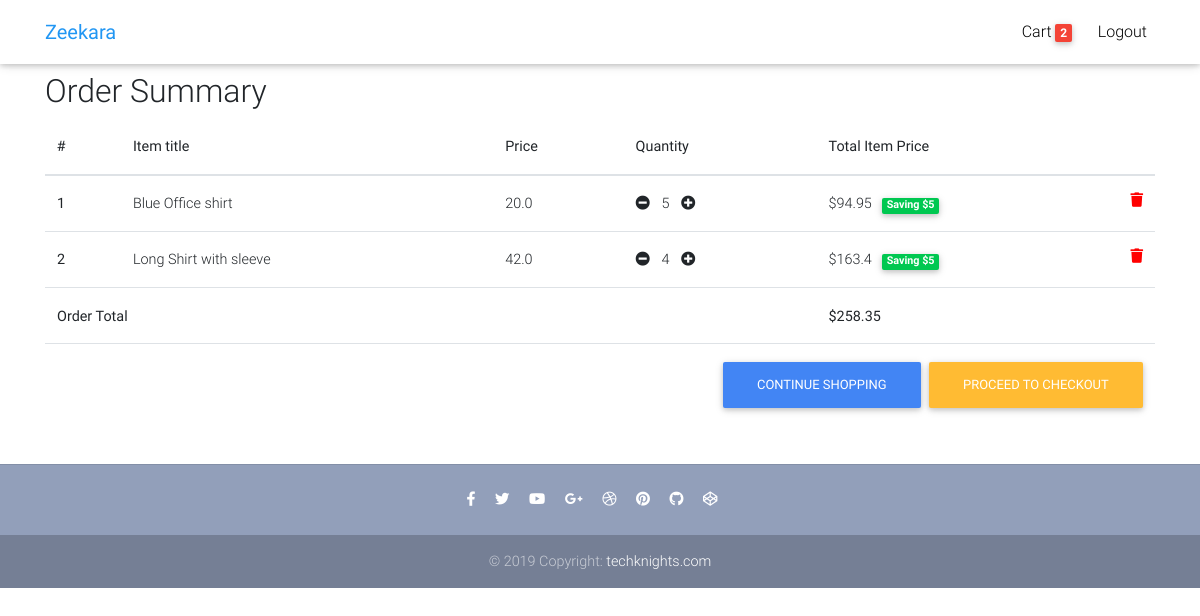
/order-summary/ (signed in), run on the app's committed database.
### core/models.py (models this page shows, shortened)
class Order(models.Model):
    user = models.ForeignKey(settings.AUTH_USER_MODEL, on_delete=models.CASCADE)
    items = models.ManyToManyField(OrderItem)
    start_date = models.DateTimeField(auto_now_add=True)
    ordered_date = models.DateTimeField()
    ordered = models.BooleanField(default=False)
    def get_total(self):
        total = 0
        for order_item in self.items.all():
            total += order_item.get_final_price()
        return round(total, 2)

class OrderItem(models.Model):
    user = models.ForeignKey(settings.AUTH_USER_MODEL, on_delete=models.CASCADE)
    ordered = models.BooleanField(default=False)
    item = models.ForeignKey(Item, on_delete=models.CASCADE)
    quantity = models.IntegerField(default=1)
    def get_total_price(self):
        return round(self.quantity * self.item.price, 2)
    def get_total_discount_price(self):
        return round(self.quantity * self.item.discount_price, 2)
    def get_amount_saved(self):
        saved = round(self.get_total_price() - self.get_total_discount_price())
        return saved
    def get_final_price(self):
        if self.item.discount_price:
            return self.get_total_discount_price()
        return round(self.get_total_price())

class Item(models.Model):
    title = models.CharField(max_length=50)
    price = models.FloatField()
    discount_price = models.FloatField(blank=True, null=True)
    category = models.CharField(choices=CATERGORY_CHOICES, max_length=50, default="S")
    label = models.CharField(choices=LABEL_CHOICES, max_length=1, default="P")
    description = models.TextField(
        default="Lorem ipsum dolor sit amet consectetur adipisicing elit. Quidem id asperiores soluta aut sunt, recusandae sit iusto?"
    )

### core/views.py (the view)
# urls.py: path("order-summary/", OrderSummaryView.as_view(), name="order-summary"),
class OrderSummaryView(LoginRequiredMixin, DetailView):
    def get(self, *args, **kwargs):
        try:
            order = Order.objects.get(user=self.request.user, ordered=False)
        except ObjectDoesNotExist:
            messages.error(self.request, "You do not have and active order")
            return redirect("/")
        context = {
            'object':order
        }
        return render(self.request,  "order_summary.html", context)

### core/templatetags/cart_template_tags.py (called while the page is built)
@register.filter
def cart_item_count(user):
    if user.is_authenticated:
        qs = Order.objects.filter(user=user, ordered=False)
        if qs.exists():
            return qs[0].items.count()
    else:
        return 0

### templates/order_summary.html (shortened to what this page needs)
{% extends 'base.html' %}
{% load static %}
{% block content %}
<main>
    <div class="container">
        <div class="table-responsive text-nowrap">
            <h2>Order Summary</h2>
            <table class="table">
                <thead>
                    <tr>
                        <th scope="col">#</th>
                        <th scope="col">Item title</th>
                        <th scope="col">Price</th>
                        <th scope="col">Quantity</th>
                        <th scope="col">Total Item Price</th>
                    </tr>
                </thead>
                <tbody>
                    {% for order_item in object.items.all %}
                    <tr>
                        <th scope="col"> {{ forloop.counter }} </th>
                        <td>{{ order_item.item.title }}</td>
                        <td>{{ order_item.item.price }}</td>
                        <td>
                            <a href="{% url 'core:remove-single-item-from-cart' order_item.item.pk %}"><i
                                    class="fas fa-minus-circle mr-2"></i></a>
                            {{ order_item.quantity }}
                            <a class="add_to_cart" href="{% url 'core:add-to-cart' order_item.item.pk %}"><i
                                    class=" fas fa-plus-circle ml-2"></i></a>
                        </td>
                        <td>
                            {% if order_item.item.discount_price %}
                            ${{ order_item.get_total_discount_price }} &nbsp
                            <span class="badge badge-success"> Saving ${{ order_item.get_amount_saved }} </span>
                            {% else %}
                            ${{ order_item.get_total_price }}</td>
                        {% endif %}
                        <a style="color:red" href="{% url 'core:remove-from-cart'  order_item.item.pk %}">
                            <i class="fas fa-trash float-right"></i>
                        </a>
                        </td>
                    </tr>
                    {% endfor %}
                    {% if object.get_total %}
                    <tr>
                        <td colspan="4"> <b>Order Total</b></td>
                        <td colspan="4"> <b>${{ object.get_total }}</b></td>
                    </tr>
                    <tr>
                        <td colspan="5">
                            <a class="btn btn-warning float-right ml-2" href="/checkout">Proceed to checkout </a>
                            <a class="btn btn-primary float-right ml-2" href="/">Continue Shopping</a>
                        </td>
                    </tr>
                    {% endif %}
                </tbody>
            </table>
        </div>
    </div>
</main>
{% endblock content %}

### templates/navbar.html (shortened to what this page needs)
{% load cart_template_tags %}
<nav class="navbar fixed-top navbar-expand-lg navbar-light white scrolling-navbar">
    <div class="container">
        <a class="navbar-brand waves-effect" href="{% url 'core:home' %}">
            <strong class="blue-text">Zeekara</strong>
        </a>
        <div class="collapse navbar-collapse" id="navbarSupportedContent">
            <ul class="navbar-nav nav-flex-icons">
                {% if request.user.is_authenticated %}
                <li class="nav-item">
                    <a href={% url 'core:order-summary' %} class="nav-link waves-effect">
                        <span class="clearfix d-none d-sm-inline-block"> Cart </span>
                        <span class="badge red z-depth-1"> {{request.user|cart_item_count}}  </span>
                    </a>
                </li>
                <li class="nav-item">
                    <a class="nav-link waves-effect" href=" {% url 'account_logout' %} ">
                        <span class=" clearfix d-none d-sm-inline-block"> Logout </span>
                    </a>
                </li>
                {% endif %}
            </ul>
        </div>
    </div>
</nav>

### templates/base.html (style rules this page uses)
html, body, header, .carousel { height: 60vh; }

### data on the page
OrderItem: item "Blue Office shirt", item.price "20.0", quantity "5", get_total_discount_price "94.95", get_amount_saved "5"
OrderItem: item "Long Shirt with sleeve", item.price "42.0", quantity "4", get_total_discount_price "163.4", get_amount_saved "5"
Order: get_total "258.35"

### other printed values
{{ request.user|cart_item_count }} "2"
